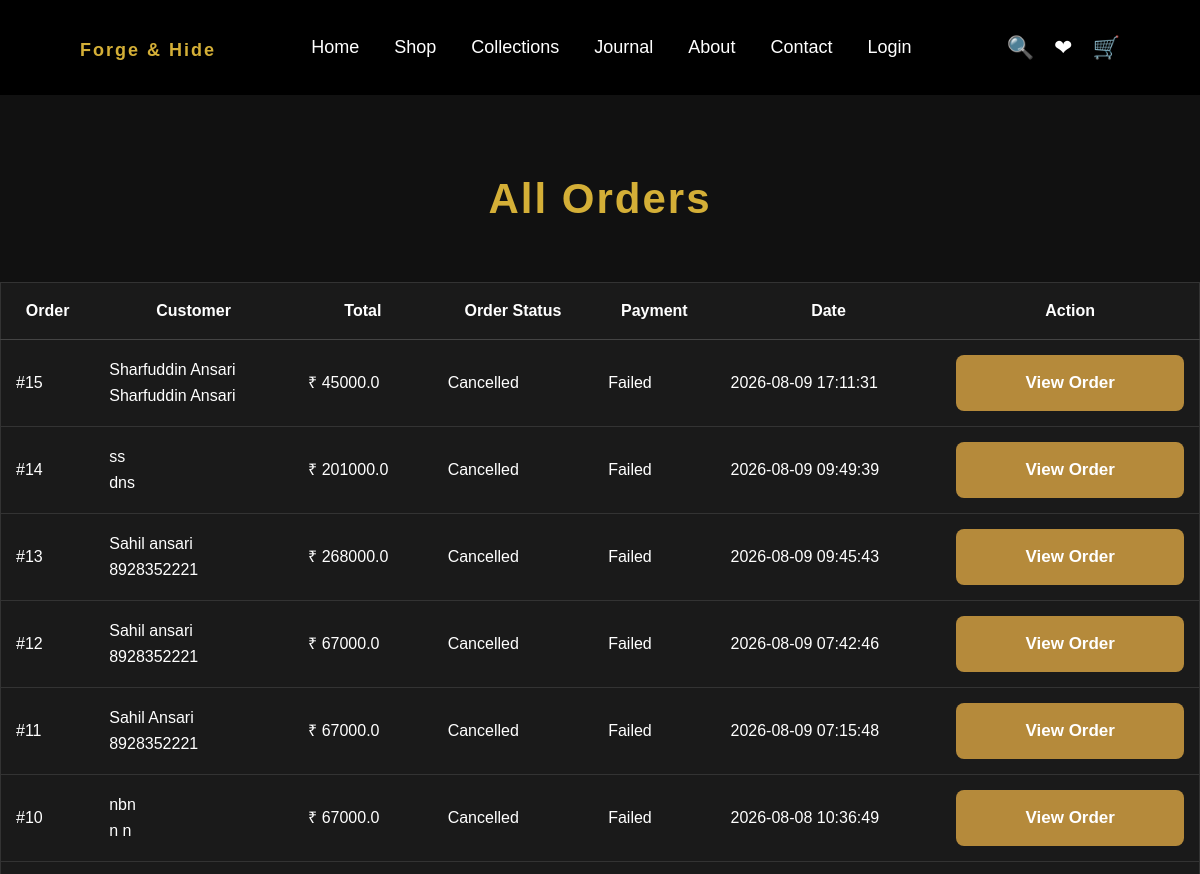
The app's page /admin/orders (signed in, upper part), older data.
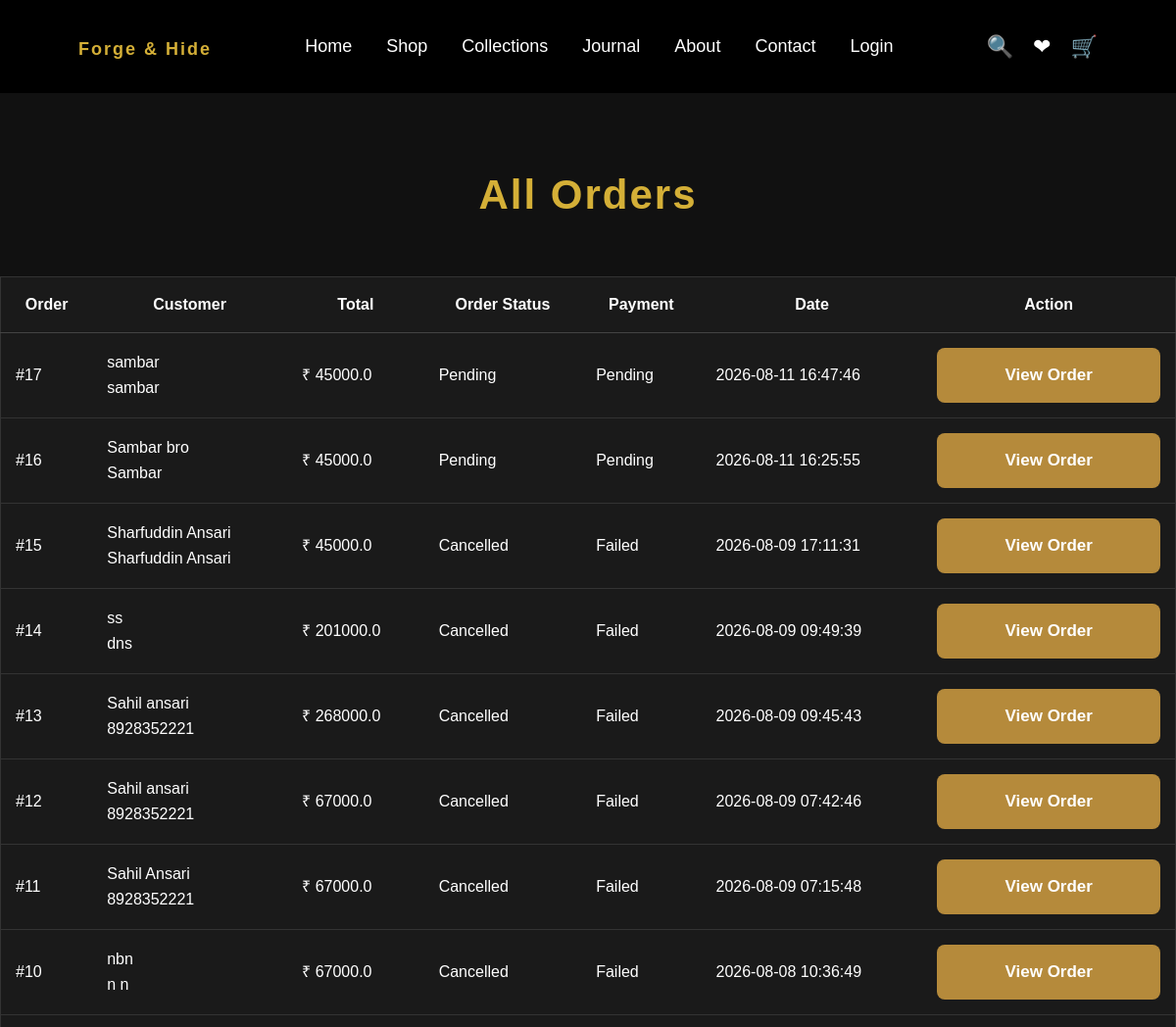
The same page, newer data.
### models.py (models this page shows, shortened)
class Order(db.Model):
    __tablename__ = "orders"
    id = db.Column(
        db.Integer,
        primary_key=True
    )
    customer_id = db.Column(
        db.Integer,
        db.ForeignKey("customers.id"),
        nullable=False
    )
    total_amount = db.Column(
        db.Float,
        nullable=False,
        default=0
    )
    status = db.Column(
        db.String(50),
        default="Pending"
    )
    payment_status = db.Column(
        db.String(50),
        default="Pending"
    )
    stock_restored = db.Column(
    db.Boolean,
    default=False,
    nullable=True
    )
    shipping_name = db.Column(
        db.String(200),
        nullable=False
    )
    shipping_phone = db.Column(
        db.String(30),
        nullable=False
    )
    shipping_address = db.Column(
        db.Text,
        nullable=False
    )
    city = db.Column(
        db.String(100),
        nullable=False
    )
    state = db.Column(
        db.String(100),
        nullable=False
    )
    pincode = db.Column(
        db.String(20),
        nullable=False
    )
    created_at = db.Column(
        db.DateTime,
        server_default=func.now()
    )
    customer = db.relationship(
        "Customer",
        backref="orders"
    )
    items = db.relationship(
        "OrderItem",
        back_populates="order",
        cascade="all, delete-orphan"
    )

### app.py (the view)
@app.route("/admin/orders")
@admin_required
def admin_orders():
    if not isinstance(current_user, Admin):
        return redirect(url_for("home"))
    orders = Order.query.order_by(
        Order.created_at.desc()
    ).all()
    return render_template(
        "admin_orders.html",
        orders=orders
    )

### app.py (called while the page is built)
def admin_required(f):
    @wraps(f)
    def decorated_function(*args, **kwargs):
        print(
    "ADMIN CHECK:",
    current_user.is_authenticated,
    type(current_user).__name__,
    session.get("customer_id")
)
        if not current_user.is_authenticated:
            return redirect(url_for("admin_login"))
        if not isinstance(current_user, Admin):
            return redirect(url_for("home"))
        return f(*args, **kwargs)
    return decorated_function

@app.context_processor
def inject_cart_count():
    cart_count = 0
    if current_user.is_authenticated:
        cart_items = Cart.query.filter_by(
            customer_id=current_user.id
        ).all()
        for item in cart_items:
            cart_count += item.quantity
    return {
        "cart_count": cart_count
    }

@login_manager.user_loader
def load_user(user_id):
    return db.session.get(Admin, int(user_id))

@app.after_request
def add_no_cache_headers(response):
    response.headers["Cache-Control"] = "no-store, no-cache, must-revalidate, max-age=0"
    response.headers["Pragma"] = "no-cache"
    response.headers["Expires"] = "0"
    return response

### templates/admin_orders.html (shortened to what this page needs)
{% extends "base.html" %}
{% block content %}
<h1 class="section-title">
    All Orders
</h1>
{% if orders %}
<div style="
    overflow-x:auto;
    margin-top:30px;
">
<table style="
    width:100%;
    border-collapse:collapse;
    background:#1a1a1a;
    border:1px solid #333;
">
    <thead>
        <tr style="
            border-bottom:1px solid #444;
        ">
            <th style="padding:15px;">
                Order
            </th>
            <th style="padding:15px;">
                Customer
            </th>
            <th style="padding:15px;">
                Total
            </th>
            <th style="padding:15px;">
                Order Status
            </th>
            <th style="padding:15px;">
                Payment
            </th>
            <th style="padding:15px;">
                Date
            </th>
            <th style="padding:15px;">
                Action
            </th>
        </tr>
    </thead>
    <tbody>
        {% for order in orders %}
        <tr style="
            border-bottom:1px solid #333;
        ">
            <td style="padding:15px;">
                #{{ order.id }}
            </td>
            <td style="padding:15px;">
                {{ order.shipping_name }}
                <br>
                {{ order.shipping_phone }}
            </td>
            <td style="padding:15px;">
                ₹ {{ order.total_amount }}
            </td>
            <td style="padding:15px;">
                {{ order.status }}
            </td>
            <td style="padding:15px;">
                {{ order.payment_status }}
            </td>
            <td style="padding:15px;">
                {{ order.created_at }}
            </td>
            <td style="padding:15px;">
                <a
                    href="{{ url_for(
                        'admin_order_details',
                        order_id=order.id
                    ) }}"
                    style="text-decoration:none;"
                >
                    <button
                        type="button"
                        class="hero-button"
                    >
                        View Order
                    </button>
                </a>
            </td>
        </tr>
        {% endfor %}
    </tbody>
</table>
</div>
{% endif %}
{% endblock %}

Row changes from the older to the newer data that the page shows:
added Order: id "17", shipping_name "sambar", shipping_phone "sambar", total_amount "45000.0", status "Pending", payment_status "Pending", created_at "2026-08-11 16:47:46"
added Order: id "16", shipping_name "Sambar bro", shipping_phone "Sambar", total_amount "45000.0", status "Pending", payment_status "Pending", created_at "2026-08-11 16:25:55"
